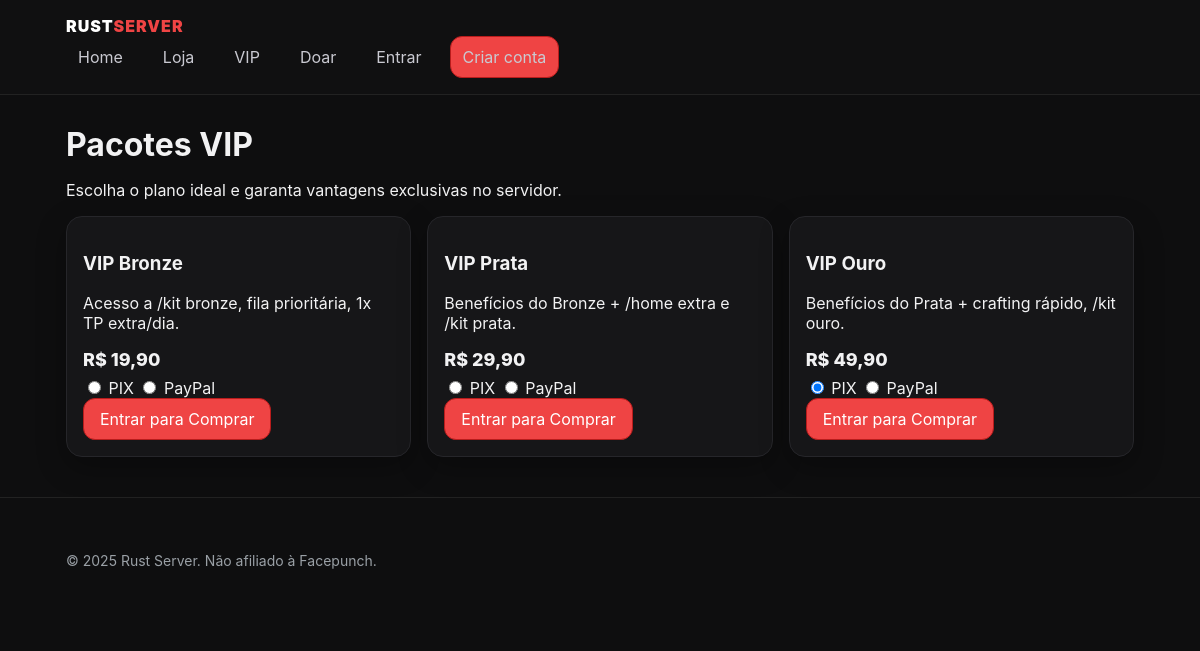
The app's page /vip.php with its own data.
### tables this page shows
CREATE TABLE IF NOT EXISTS products (
  id INT AUTO_INCREMENT PRIMARY KEY,
  category_id INT NULL,
  name VARCHAR(120) NOT NULL,
  slug VARCHAR(120) UNIQUE NOT NULL,
  description TEXT,
  price DECIMAL(10,2) NOT NULL DEFAULT 0,
  is_active TINYINT(1) NOT NULL DEFAULT 1,
  FOREIGN KEY (category_id) REFERENCES categories(id) ON DELETE SET NULL
);

### public/vip.php (the view)
<?php include __DIR__.'/../includes/header.php'; ?>
<h1>Pacotes VIP</h1>
<p>Escolha o plano ideal e garanta vantagens exclusivas no servidor.</p>
<div class="grid">
<?php
$pdo = db();
$stmt = $pdo->query("SELECT id, name, description, price FROM products WHERE is_active=1 AND EXISTS(SELECT 1 FROM categories c WHERE c.id=products.category_id AND c.slug='vip')");
foreach ($stmt as $p): ?>
  <div class="card">
    <h3><?php echo htmlspecialchars($p['name']); ?></h3>
    <p><?php echo htmlspecialchars($p['description']); ?></p>
    <div class="price">R$ <?php echo number_format($p['price'],2,',','.'); ?></div>
    <div style="margin-top:8px">
      <label><input type="radio" name="payment_method" value="pix" checked /> PIX</label>
      <label><input type="radio" name="payment_method" value="paypal" /> PayPal</label>
    </div>
    <?php if(!empty($_SESSION['user'])): ?>
      <button class="btn btn-primary" data-buy="<?php echo (int)$p['id']; ?>">Assinar</button>
    <?php else: ?>
      <a class="btn btn-primary" href="/public/login.php">Entrar para Comprar</a>
    <?php endif; ?>
  </div>
<?php endforeach; ?>
</div>
<?php include __DIR__.'/../includes/footer.php'; ?>

### assets/css/style.css (style rules this page uses)
:root { --bg:#0e0e0f;--card:#161618;--muted:#9aa0a6;--accent:#ef4444;--text:#f2f2f3; }
* { box-sizing:border-box }
body { margin:0;font-family:Inter,system-ui,-apple-system,Segoe UI,Roboto,Helvetica,Arial;background:var(--bg);color:var(--text) }
h1,h2 { margin:14px 0 }
.card { background:var(--card);border:1px solid #26262a;border-radius:16px;padding:16px;box-shadow:0 10px 30px rgba(0,0,0,.3) }
.grid { display:grid;grid-template-columns:repeat(auto-fit,minmax(240px,1fr));gap:16px }
.btn { display:inline-block;padding:10px 16px;border-radius:12px;text-decoration:none;border:1px solid #2b2b2f;background:#1a1a1d;color:#fff }
.btn-primary { background:var(--accent);border-color:#b91c1c }
.price { font-weight:800;font-size:18px }

### records on screen
products: name "VIP Bronze", description "Acesso a /kit bronze, fila prioritária, 1x TP extra/dia.", price "19,90"
products: name "VIP Prata", description "Benefícios do Bronze + /home extra e /kit prata.", price "29,90"
products: name "VIP Ouro", description "Benefícios do Prata + crafting rápido, /kit ouro.", price "49,90"
